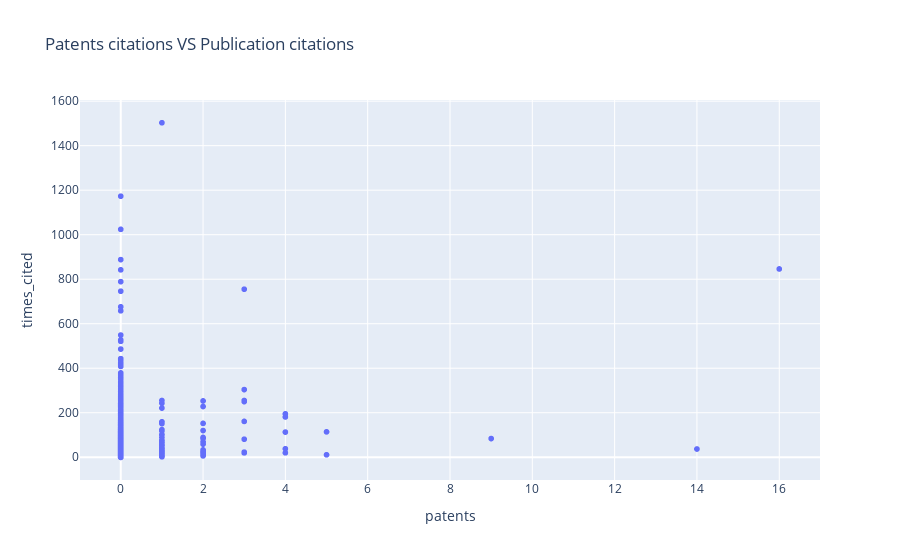

The cell this chart's notebook holds for it:
### Markdown cell above
Note: if the points on a scatterplot graph produce a lower-left-to-upper-right pattern (see below), that is indicative of a positive correlation between the two variables. This pattern means that when the score of one observation is high, we expect the score of the other observation to be high as well, and vice versa.

### Code cell
px.scatter(pubs, x="patents", y="times_cited", 
           title=f"Patents citations VS Publication citations")

### Figure 1 — Plotly figure (JSON) as saved in the notebook; plotly's stock layout.template omitted (floating-point values rounded to 4 significant figures; data arrays with more than 128 entries replaced by an {"elided": "..."} marker saying what was removed)
{"data": [{"hovertemplate": "patents=%{x}<br>times_cited=%{y}<extra></extra>", "legendgroup": "", "marker": {"color": "#636efa", "symbol": "circle"}, "mode": "markers", "name": "", "showlegend": false, "type": "scattergl", "x": {"elided": "9039 int values"}, "xaxis": "x", "y": {"elided": "9039 int values"}, "yaxis": "y"}], "layout": {"autosize": true, "legend": {"tracegroupgap": 0}, "title": {"text": "Patents citations VS Publication citations"}, "xaxis": {"anchor": "y", "autorange": true, "domain": [0, 1], "range": [-0.9277, 16.93], "title": {"text": "patents"}, "type": "linear"}, "yaxis": {"anchor": "x", "autorange": true, "domain": [0, 1], "range": [-110.1, 1613.0], "title": {"text": "times_cited"}, "type": "linear"}}}
